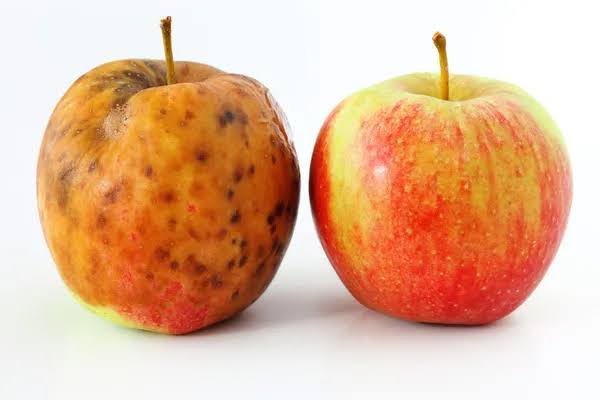
#> input picture exemplos_entradas/images (3).jpg, 600 x 400 px
$ python -i deteccao.py   (imports and definitions only)
#> lines starting #> are read from the running program, lines starting #| are printed output that depends on the picture; after the words box and inside, x2 and y2 are one past the last pixel; in counts of white or black regions, pixels touching at a corner belong together
"""Propostas de objetos avermelhados; nao confirma identidade de tomate."""
from dataclasses import dataclass
import numpy as np
from scipy import ndimage as ndi
from skimage.color import rgb2hsv
from skimage.feature import peak_local_max
from skimage.segmentation import watershed

@dataclass
class Candidato:
    bbox: tuple
    mascara: np.ndarray
    metodo: str = "cor_watershed"

def validar_rgb(rgb):
    a = np.asarray(rgb)
    if a.ndim != 3 or a.shape[2] != 3 or a.dtype != np.uint8:
        raise ValueError("Esperado RGB uint8 com formato (altura, largura, 3).")
    if min(a.shape[:2]) < 20:
        raise ValueError("Imagem muito pequena (minimo 20 pixels por lado).")
    return a

def propor_candidatos(rgb, area_min=120, max_candidatos=50):
#> called with area_min = 120, max_candidatos = 50
    a = validar_rgb(rgb)
    h, w = a.shape[:2]
#> h = 400; w = 600
    hsv = rgb2hsv(a)
#> hsv: shape (400, 600, 3) float64; mean of channels 0, 1, 2 0.224, 0.37, 0.897
    vermelho = ((hsv[..., 0] < 0.055) | (hsv[..., 0] > 0.94))
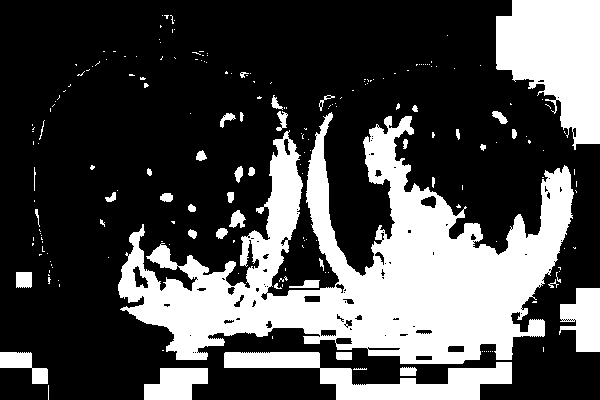
#> vermelho: shape (400, 600) bool; 29.9% white; 205 white regions (163 under 20 px), largest, box (x1, y1, x2, y2) and area: (118, 112, 574, 364) 48458, (496, 0, 600, 150) 10616, (224, 352, 512, 400) 5543
    sementes = vermelho & (hsv[..., 1] > 0.42) & (hsv[..., 2] > 0.20)
#> sementes: shape (400, 600) bool; 15% white; 49 white regions (25 under 20 px), largest, box (x1, y1, x2, y2) and area: (309, 114, 565, 328) 23248, (118, 133, 300, 336) 11287, (229, 210, 246, 228) 186
    sementes = ndi.binary_opening(sementes, iterations=1)
#> sementes: shape (400, 600) bool; 14.8% white; 42 white regions (15 under 20 px), largest, box (x1, y1, x2, y2) and area: (309, 116, 565, 328) 22978, (118, 139, 300, 336) 10475, (147, 245, 178, 270) 405
    sementes = ndi.binary_closing(sementes, iterations=2)
#> sementes: shape (400, 600) bool; 15.1% white; 33 white regions (11 under 20 px), largest, box (x1, y1, x2, y2) and area: (309, 116, 565, 328) 23369, (118, 134, 300, 336) 11528, (229, 210, 245, 228) 188
    componentes, n = ndi.label(sementes)
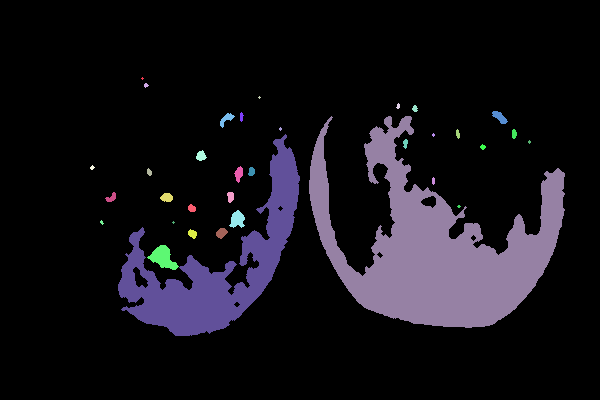
#> componentes: shape (400, 600) int32; 35 distinct labels, from 0 to 34; one colour per label, 0 black
#> n = 34
    candidatos, logs = [], []
    minimo = max(int(area_min), int(h*w*0.0003))
#> minimo = 120
    for i in range(1, n+1):
        componente = componentes == i
        if componente.sum() < minimo:
            continue
        yy, xx = np.where(componente)
        x0, x3 = max(0, int(xx.min())-3), min(w, int(xx.max())+4)
        y0, y3 = max(0, int(yy.min())-3), min(h, int(yy.max())+4)
        local = ndi.binary_fill_holes(componente[y0:y3, x0:x3])
        distancia = ndi.distance_transform_edt(local)
        raio = float(distancia.max())
        picos = peak_local_max(distancia, min_distance=max(6, int(raio*0.9)),
                               threshold_abs=max(2, raio*0.55), exclude_border=False)
        marcadores = np.zeros(local.shape, dtype=np.int32)
        for j, (py, px) in enumerate(picos, 1):
            marcadores[py, px] = j
        if not len(picos):
            continue
        rotulos = watershed(-distancia, marcadores, mask=local)
        for j in range(1, len(picos)+1):
            mask = rotulos == j
            area = int(mask.sum())
            if area < minimo:
                continue
            ys, xs = np.where(mask)
            xa, xb = int(xs.min()), int(xs.max())+1
            ya, yb = int(ys.min()), int(ys.max())+1
            largura, altura = xb-xa, yb-ya
            if max(largura/altura, altura/largura) > 2.8:
                logs.append("Regiao alongada rejeitada; pode nao ser tomate.")
                continue
            if area/(h*w) > 0.88:
                logs.append("Regiao ocupa quase toda a imagem; identificacao inconclusiva.")
                continue
            candidatos.append(Candidato((x0+xa, y0+ya, x0+xb, y0+yb), mask[ya:yb, xa:xb]))
#> this loop made 34 passes
#> (x0, x3, y0, y3, raio, picos) on passes 9, 14, 29, 34: (306, 568, 113, 331, 47.63, [[162, 115]]), (115, 303, 131, 339, 25, [[175, 93], [151, 21], [72, 167]]), (226, 248, 207, 231, 6.32, [[11, 11]]), (144, 182, 242, 273, 8.94, [[13, 17]])
#> pass 1, in propor_candidatos, `componente = componentes == i`:
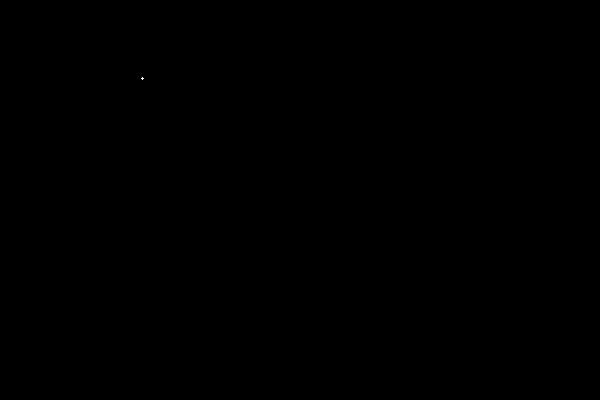
#> componente: shape (400, 600) bool; 0% white in thin lines or dots, all inside (x1, y1, x2, y2) = (141, 77, 144, 80)
#> after the loop:
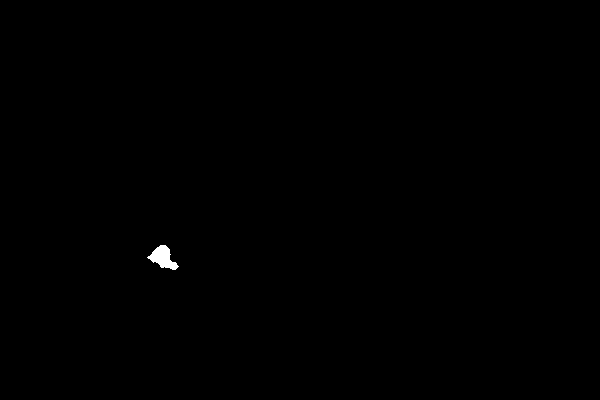
#> componente: shape (400, 600) bool; 0.17% white; 1 white region, box (x1, y1, x2, y2) and area: (147, 245, 179, 270) 411
#> after the loop:
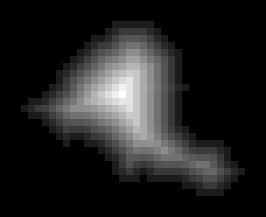
#> distancia: shape (31, 38) float64 (shown 7 times larger); min 0, max 8.94, mean 1.14; drawn with min black and max white
#> after the loop:
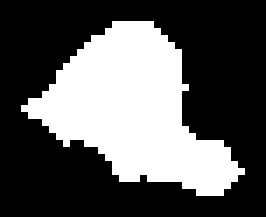
#> local: shape (31, 38) bool (shown 7 times larger); 34.9% white; 1 white region, box (x1, y1, x2, y2) and area: (3, 3, 35, 28) 411
#> after the loop:
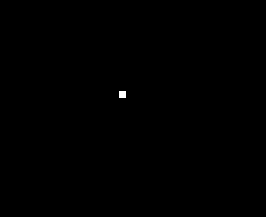
#> marcadores: shape (31, 38) int32 (shown 7 times larger); values 0 (black) and 1 (white), 0.08% white in thin lines or dots, all inside (x1, y1, x2, y2) = (17, 13, 18, 14)
#> after the loop, candidatos = 6 items; logs = []
    candidatos.sort(key=lambda c:(c.bbox[1], c.bbox[0]))
    if len(candidatos) > max_candidatos:
        logs.append(f"Limite de {max_candidatos} candidatos atingido; contagem parcial.")
        candidatos = candidatos[:max_candidatos]
    logs.append(f"{len(candidatos)} candidato(s) por cor/forma; identidade de tomate nao confirmada.")
    logs.append("Limitacoes: pimentoes vermelhos podem entrar; tomates verdes ou totalmente escuros podem nao aparecer.")
    return candidatos, logs

def detectar_regioes(imagem_rgb, modelo_yolo=None, min_area=120):
    if modelo_yolo is not None:
        raise NotImplementedError("Detector profundo sera integrado com pesos e classes validados no bloco 2.")
    candidatos, _ = propor_candidatos(imagem_rgb, area_min=min_area)
    return [c.bbox for c in candidatos], "candidatos_classicos"

>>> import cv2
>>> picture = cv2.cvtColor(cv2.imread('../../../exemplos_entradas/images (3).jpg'), cv2.COLOR_BGR2RGB)
>>> result = propor_candidatos(picture)

$ run again, on exemplos_entradas/Red_Apple.jpg
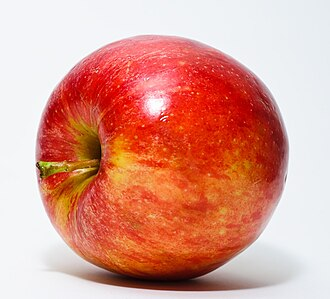
#> input picture exemplos_entradas/Red_Apple.jpg, 330 x 299 px
#> hsv: shape (299, 330, 3) float64; mean of channels 0, 1, 2 0.373, 0.414, 0.87
#> vermelho: shape (299, 330) bool; 44.9% white; 62 white regions (54 under 20 px), largest, box (x1, y1, x2, y2) and area: (32, 33, 289, 297) 43553, (48, 272, 66, 280) 118, (208, 294, 240, 298) 100
#> in propor_candidatos, `componentes, n = ndi.label(sementes)`:
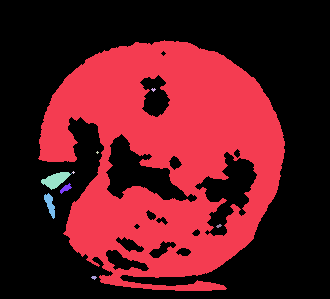
#> componentes: shape (299, 330) int32; 11 distinct labels, from 0 to 10; one colour per label, 0 black
#> n = 10
#> the loop in propor_candidatos, `for i in range(1, n+1):` made 10 passes
#> (x0, x3, y0, y3, raio, picos) on passes 1, 5, 8: (35, 288, 37, 294, 89.44, [[112, 158]]), (38, 74, 169, 193, 6.71, [[12, 15]]), (41, 58, 190, 222, 4.24, [[8, 7], [17, 10]])
#> pass 1, in propor_candidatos, `distancia = ndi.distance_transform_edt(local)`:
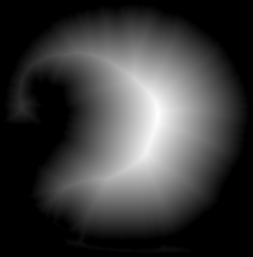
#> distancia: shape (257, 253) float64; min 0, max 89.44, mean 20.9; drawn with min black and max white
#> after the loop in propor_candidatos, `for i in range(1, n+1):`: candidatos = 2 items; logs = []
